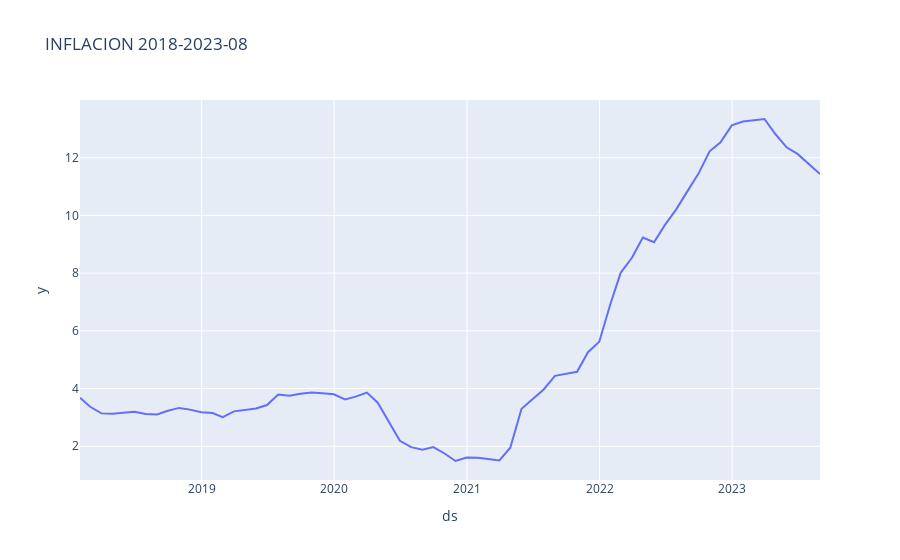

The notebook cell saved with this chart:
### Code cell
px.line(df, x='ds' , y='y' ,title='INFLACION 2018-2023-08')
